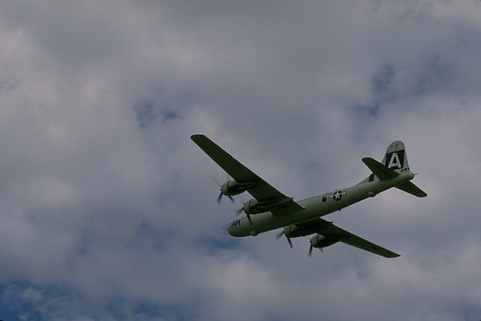
#> input picture images/3096.png, 481 x 321 px, found by its file name
$ jupyter execute --allow-errors main_2.ipynb
#> lines starting #> are read from the running program, lines starting #| are printed output that depends on the picture
### algorithms/base.py
"""
Базовый класс для алгоритмов деконволюции.
"""

import abc
import numpy as np
from typing import Any, Dict, List, Tuple
import json


class DeconvolutionAlgorithm(abc.ABC):
    """
    Абстрактный базовый класс для алгоритмов деконволюции.

    Attributes
    ----------
    name : str
        Название алгоритма.
    timer : float
        Время выполнения последнего вызова process() в секундах.
    """

    name = 'default'
    param = None

    # [90 lines left out: functions __init__, change_param, process, get_param, get_name, get_timer and 1 more, not called in this run]

### algorithms/jtaoz_GKPILE_Deconvolution/__init__.py
from __future__ import annotations

import math
from pathlib import Path
from time import time
from typing import Any, Dict, Optional, Tuple

import numpy as np

from ..base import DeconvolutionAlgorithm

SOURCE_ROOT = Path(__file__).resolve().parent / "source"
try:  # optional heavy dependencies
    import torch
    import torch.nn.functional as F
except ImportError:  # pragma: no cover
    torch = None  # type: ignore[assignment]
    F = None  # type: ignore[assignment]

_utils_module = None
_networks_module = None
_ssim_module = None


# [20 lines left out: function _lazy_import_utils, not called in this run]


class JtaozGKPILEDeconvolution(DeconvolutionAlgorithm):
    """Generative kernel prior blind deconvolution (GKPILE)."""

    def __init__(
        self,
        kernel_size: int = 21,
        models_dir: Optional[str | Path] = None,
        num_iterations: int = 1000,
        reg_noise_std: float = 1e-3,
        learning_rate: float = 0.01,
        weight_lr: float = 5e-4,
        milestone1: int = 2000,
        milestone2: int = 3000,
        milestone3: int = 4000,
        mse_switch: int = 500,
        device: Optional[str] = None,
    ) -> None:
        super().__init__('GKPILE')
        self.kernel_size = int(kernel_size)
        self.models_dir = Path(models_dir) if models_dir else SOURCE_ROOT / 'models'
        self.num_iterations = int(num_iterations)
        self.reg_noise_std = float(reg_noise_std)
        self.learning_rate = float(learning_rate)
        self.weight_lr = float(weight_lr)
        self.milestone1 = int(milestone1)
        self.milestone2 = int(milestone2)
        self.milestone3 = int(milestone3)
        self.mse_switch = int(mse_switch)
        self.device_override = device

    # [174 lines left out: functions change_param, process, get_param, not called in this run]

__all__ = ["JtaozGKPILEDeconvolution"]

### main_2.ipynb
#> (a cell that did not finish here is left out)

#> (a cell that did not finish here is left out)

#> (a cell that did not finish here is left out)

#> (a cell that did not finish here is left out)

#> (a cell that did not finish here is left out)

#> (a cell that did not finish here is left out)

[cell 7]
from algorithms.jtaoz_GKPILE_Deconvolution import JtaozGKPILEDeconvolution
alg_JtaozGKPILEDeconvolution = JtaozGKPILEDeconvolution(kernel_size=31)

#> (a cell that did not finish here is left out)

[cell 9]
# tmp.clear_output_directory() # УДАЛЯЕТ ВООБЩЕ ВСЕ из директорий с отфильрованными и восстановленными картинками + reset()

[cell 10]
import argparse
import numpy as np
# import seaborn as sns
import matplotlib.pyplot as plt
from scipy.signal import lfilter, butter, sosfiltfilt
from PIL import Image
import cv2

# [14 lines left out: function parse_arguments, not called in this run]

def plot_noise_analysis(noise, file_name):
    """Save analysis plots of the generated noise."""
    print("Plotting noise analysis...")
    # sns.set(style="whitegrid")

    fig, axes = plt.subplots(2, 2, figsize=(12, 10))

    # Plot the noise image
    if len(noise.shape) == 3:
        # Color image - convert to grayscale for some plots
        noise_display = np.mean(noise, axis=2)
        im = axes[0, 0].imshow(noise, cmap='viridis')
    else:
        noise_display = noise
        im = axes[0, 0].imshow(noise, cmap='gray')

    axes[0, 0].set_title('Brownian Noise Image')
    axes[0, 0].axis('off')
    plt.colorbar(im, ax=axes[0, 0])

    # Plot histogram
    axes[0, 1].hist(noise_display.flatten(), bins=50, density=True, alpha=0.7, color='blue')
    axes[0, 1].set_title('Noise Distribution')
    axes[0, 1].set_xlabel('Intensity')
    axes[0, 1].set_ylabel('Density')

    # Plot power spectrum
    if len(noise_display.shape) == 2:
        fft = np.fft.fft2(noise_display)
        fft_shift = np.fft.fftshift(fft)
        magnitude_spectrum = np.log(np.abs(fft_shift) + 1e-12)

        im2 = axes[1, 0].imshow(magnitude_spectrum, cmap='hot')
        axes[1, 0].set_title('Power Spectrum (log scale)')
        axes[1, 0].axis('off')
        plt.colorbar(im2, ax=axes[1, 0])

    # Plot horizontal line profile
    center_line = noise_display[noise_display.shape[0] // 2, :]
    axes[1, 1].plot(center_line, 'b-', linewidth=1)
    axes[1, 1].set_title('Center Horizontal Profile')
    axes[1, 1].set_xlabel('X position')
    axes[1, 1].set_ylabel('Intensity')

    plt.tight_layout()
    plt.savefig(file_name, dpi=300, bbox_inches='tight')
    plt.close()
    print(f"Analysis plot saved as {file_name}")

def spatial_high_pass_filter(image, cutoff_freq):
    """Apply high pass filter in spatial domain."""
    print("Applying spatial high pass filter...")

    if len(image.shape) == 3:
        # Color image - filter each channel separately
        filtered = np.zeros_like(image)
        for i in range(image.shape[2]):
            filtered[:, :, i] = spatial_high_pass_filter_2d(image[:, :, i], cutoff_freq)
        return filtered
    else:
        return spatial_high_pass_filter_2d(image, cutoff_freq)

def spatial_high_pass_filter_2d(image, cutoff_freq):
    """Apply high pass filter to 2D image."""
    # Create butterworth high-pass filter in frequency domain
    rows, cols = image.shape
    crow, ccol = rows // 2, cols // 2

    # Create distance matrix from center
    u = np.arange(rows) - crow
    v = np.arange(cols) - ccol
    U, V = np.meshgrid(v, u)
    D = np.sqrt(U**2 + V**2)

    # Create high-pass butterworth filter
    order = 2
    H = 1 / (1 + (cutoff_freq / (D + 1e-12))** (2 * order))
    H = 1 - H  # Convert to high-pass

    # Apply filter in frequency domain
    f = np.fft.fft2(image)
    fshift = np.fft.fftshift(f)
    fshift_filtered = fshift * H
    f_filtered = np.fft.ifftshift(fshift_filtered)
    image_filtered = np.real(np.fft.ifft2(f_filtered))

    return image_filtered

def find_alpha_spatial(f3dB, max_freq=0.5):
    """
    Calculate the alpha value for spatial brownian noise.

    Adapted for 2D spatial frequencies.
    """
    print(f"Calculating alpha for spatial cutoff frequency {f3dB}...")
    normalized_f3dB = f3dB / max_freq
    return (
        np.sqrt(
            np.power(np.cos(2 * np.pi * normalized_f3dB), 2)
            - 4 * np.cos(2 * np.pi * normalized_f3dB)
            + 3
        )
        + np.cos(2 * np.pi * normalized_f3dB)
        - 1
    )

# [24 lines left out: function generate_2d_brownian_noise, not called in this run]

def generate_color_brownian_noise(width, height, alpha):
    """Generate color brownian noise (3 channels)."""
#> called with width = 512, height = 512, alpha = 0.673
    print("Generating color Brownian noise...")
    color_noise = np.zeros((height, width, 3))

    for channel in range(3):
        # Add some correlation between channels for more natural color noise
        base_noise = np.random.normal(0, 1, (height, width))
        if channel > 0:
            # Correlate channels with previous ones
            correlation = 0.7
            base_noise = correlation * color_noise[:, :, channel-1] + \
                        np.sqrt(1 - correlation**2) * base_noise

        # Apply 2D brownian filter
        channel_noise = generate_2d_brownian_noise_from_base(base_noise, alpha)
        color_noise[:, :, channel] = channel_noise

    return color_noise

def generate_2d_brownian_noise_from_base(base_noise, alpha):
    """Generate 2D brownian noise from given base noise."""
    height, width = base_noise.shape
    b = [alpha]
    a = [1, -(1 - alpha)]

    brownian_2d = np.zeros_like(base_noise)

    # Filter each row
    for i in range(height):
        brownian_2d[i, :] = lfilter(b, a, base_noise[i, :])

    # Filter each column of the result
    for j in range(width):
        brownian_2d[:, j] = lfilter(b, a, brownian_2d[:, j])

    return brownian_2d

def normalize_noise(noise, sigma=1.0):
    """Normalize noise to desired standard deviation."""
    print("Normalizing noise...")
    if len(noise.shape) == 3:
        # Color image - normalize each channel separately but maintain relationships
        current_std = np.std(noise)
        normalized = (noise / current_std) * sigma
    else:
        current_std = np.std(noise)
        normalized = (noise / current_std) * sigma

    return normalized

def save_noise_image(noise, file_name):
    """Save noise as image file."""
#> called with file_name = 'brownian_noise.png'
    print(f"Saving noise image as {file_name}...")

    if len(noise.shape) == 3:
        # Color image - convert to 8-bit
        noise_8bit = np.clip(noise * 127.5 + 127.5, 0, 255).astype(np.uint8)
        image = Image.fromarray(noise_8bit, 'RGB')
#> image: PIL image 512x512 RGB; every value is 255
    else:
        # Grayscale image
        noise_8bit = np.clip(noise * 127.5 + 127.5, 0, 255).astype(np.uint8)
        image = Image.fromarray(noise_8bit, 'L')

    image.save(file_name)
    print(f"Image saved as {file_name}")

def main():
    f3dB = 0.1
    color=True
    width=512
    height=512
    do_highpass=True
    highpass=0.01
    sigma=1.0
    file_name="brownian_noise.png"
    plot=True
    plot_file_name="noise_analysis.png"

    # Calculate alpha for spatial frequencies
    alpha = find_alpha_spatial(f3dB)
    print(f"Calculated alpha: {alpha}")

    # Generate brownian noise
    if color:
        brownian_noise = generate_color_brownian_noise(width, height, alpha)
    else:
        brownian_noise = generate_2d_brownian_noise(width, height, alpha)

    # Apply high-pass filter if requested
    if do_highpass:
        brownian_noise = spatial_high_pass_filter(brownian_noise, highpass)

    # Normalize noise
    brownian_noise = normalize_noise(brownian_noise, sigma)

    print(f"Noise statistics: mean={np.mean(brownian_noise):.3f}, std={np.std(brownian_noise):.3f}")

    # Save the noise image
    save_noise_image(brownian_noise, file_name)

    # Generate analysis plots if requested
    if plot:
        plot_noise_analysis(brownian_noise, plot_file_name)
#> in plot_noise_analysis, `plt.savefig(file_name, dpi=300, bbox_inches='tight')`:
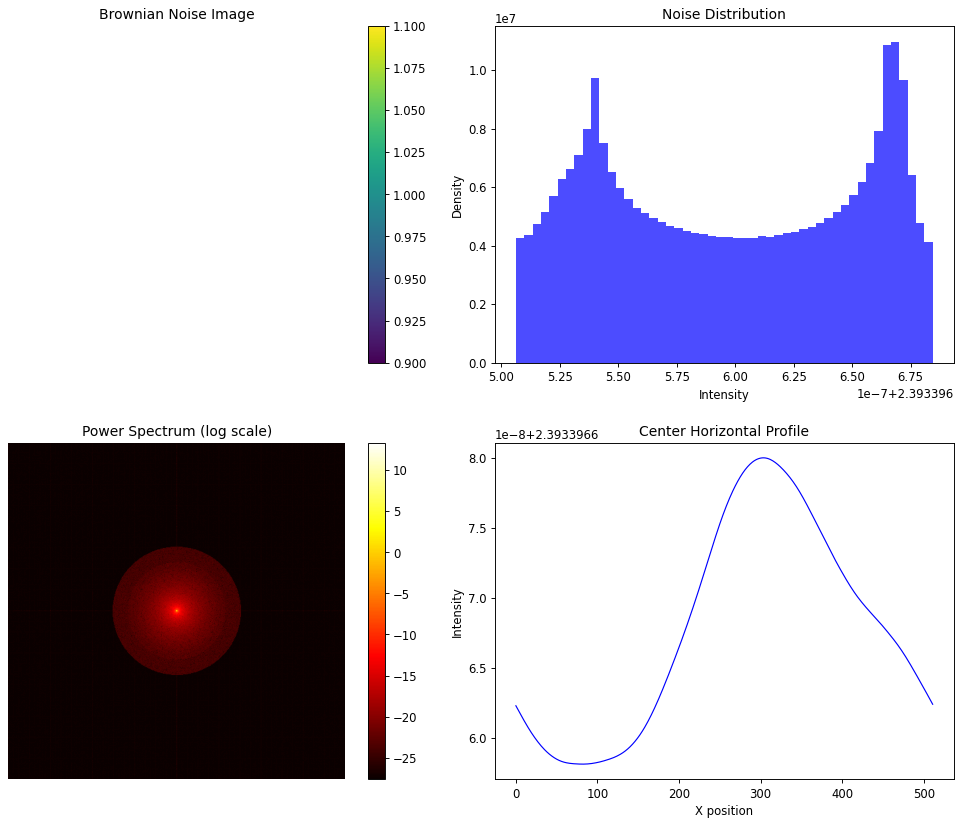
#> figure drawn by matplotlib, 6 panels; panel 2: tallest bar 10962078.2 high, from x = 2.39 to 2.39; panel 4: curve peaks at x = 303, y = 2.39

main()

[cell 11]
import numpy as np
from PIL import Image

def add_brownian_noise_to_image(input_image_path, output_image_path,
                               noise_strength=0.3, alpha=0.1,
                               do_highpass=True, highpass_cutoff=0.01):
    """
    Накладывает коричневый шум на существующее изображение.

    Parameters:
    -----------
    input_image_path : str
        Путь к исходному изображению
    output_image_path : str
        Путь для сохранения результата
    noise_strength : float
        Сила наложения шума (0.0 - 1.0)
    alpha : float
        Параметр альфа для коричневого шума
    """
#> called with input_image_path = 'images\\3096.png', output_image_path = 'blured\\brown_noise_3096.png', noise_strength = 0.1, alpha = 0.1, do_highpass = True, highpass_cutoff = 0.01

    # Загружаем исходное изображение
    original_image = Image.open(input_image_path).convert('L')
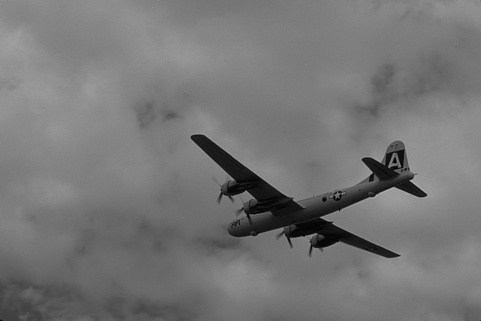
#> original_image: PIL image 481x321 L; min 1, max 177, mean 118.3
    # original_image = cv.imread(input_image_path,cv.IMREAD_GRAYSCALE)

    img_array = np.array(original_image, dtype=np.float32) / 255.0
    # img_array = np.array(original_image, dtype=np.float32)


    # Генерируем коричневый шум того же размера
    height, width = img_array.shape[0], img_array.shape[1]

    if len(img_array.shape) == 3:
        # Цветное изображение
        brownian_noise = generate_color_brownian_noise(width, height, alpha)
    else:
        # Черно-белое изображение
        brownian_noise = generate_2d_brownian_noise(width, height, alpha)

    # Применяем high-pass фильтр если нужно
    if do_highpass:
        brownian_noise = spatial_high_pass_filter(brownian_noise, highpass_cutoff)

    # Нормализуем шум
    brownian_noise = normalize_noise(brownian_noise, sigma=1.0)

    # Накладываем шум на изображение
    if len(img_array.shape) == 3:
        # Для цветного изображения - накладываем на каждый канал
        noisy_image = img_array + noise_strength * brownian_noise
    else:
        # Для черно-белого
        noisy_image = img_array + noise_strength * brownian_noise

    # Обрезаем значения до [0, 1] и конвертируем обратно в uint8
    noisy_image = np.clip(noisy_image, 0, 1)
    noisy_image_uint8 = (noisy_image * 255).astype(np.uint8)

    # Сохраняем результат
    result_image = Image.fromarray(noisy_image_uint8)
    result_image.save(output_image_path)
    print(f"Изображение с шумом сохранено как: {output_image_path}")

# Нужно добавить эти функции из предыдущего кода:
# [47 lines left out: functions generate_2d_brownian_noise, generate_color_brownian_noise, generate_2d_brownian_noise_from_base, not called in this run]

def spatial_high_pass_filter(image, cutoff_freq):
    """Фильтр высоких частот"""
    if len(image.shape) == 3:
        filtered = np.zeros_like(image)
        for i in range(image.shape[2]):
            filtered[:, :, i] = spatial_high_pass_filter_2d(image[:, :, i], cutoff_freq)
        return filtered
    else:
        return spatial_high_pass_filter_2d(image, cutoff_freq)

# [32 lines left out: functions spatial_high_pass_filter_2d, normalize_noise, not called in this run]

[cell 12]
import numpy as np
from PIL import Image
from scipy.signal import lfilter

# [4 lines left out: function convert_to_grayscale, not called in this run]

def generate_2d_brownian_noise(width, height, alpha):
    """Генерация 2D коричневого шума для черно-белых изображений."""
#> called with width = 481, height = 321, alpha = 0.1
    white_noise = np.random.normal(0, 1, (height, width))
    b = [alpha]
    a = [1, -(1 - alpha)]

    brownian_2d = np.zeros_like(white_noise)

    # Фильтруем по строкам
    for i in range(height):
        brownian_2d[i, :] = lfilter(b, a, white_noise[i, :])
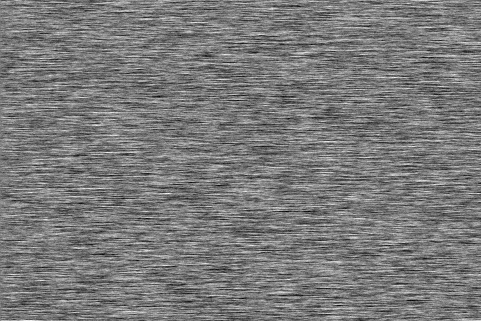
#> brownian_2d: shape (321, 481) float64; min -0.933, max 1.01, mean 0.000446; drawn with min black and max white

    # Фильтруем по столбцам
    for j in range(width):
        brownian_2d[:, j] = lfilter(b, a, brownian_2d[:, j])
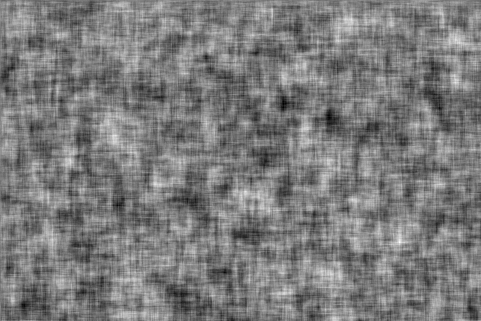
#> brownian_2d: shape (321, 481) float64; min -0.231, max 0.248, mean 0.000765; drawn with min black and max white

    return brownian_2d

def spatial_high_pass_filter_2d(image, cutoff_freq):
    """2D фильтр высоких частот для черно-белых изображений."""
#> called with cutoff_freq = 0.01
    rows, cols = image.shape
    crow, ccol = rows // 2, cols // 2

    # Создаем частотную сетку
    u = np.arange(rows) - crow
    v = np.arange(cols) - ccol
    U, V = np.meshgrid(v, u)
    D = np.sqrt(U**2 + V**2)

    # Создаем butterworth high-pass фильтр
    order = 2
    H = 1 / (1 + (cutoff_freq / (D + 1e-12)) ** (2 * order))
    H = 1 - H  # Преобразуем в high-pass

    # Применяем фильтр в частотной области
    f = np.fft.fft2(image)
    fshift = np.fft.fftshift(f)
    fshift_filtered = fshift * H
    f_filtered = np.fft.ifftshift(fshift_filtered)
    image_filtered = np.real(np.fft.ifft2(f_filtered))

    return image_filtered

def normalize_noise(noise, sigma=1.0):
    """Нормализация шума."""
#> called with sigma = 1
    current_std = np.std(noise)
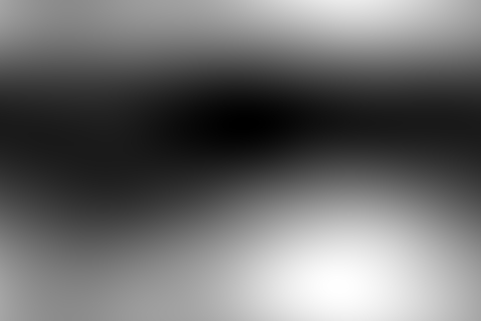
#> noise: shape (321, 481) float64; min 0.000765, max 0.000765, mean 0.000765; drawn with min black and max white
    normalized = (noise / current_std) * sigma
    return normalized

# [84 lines left out: functions add_brownian_noise_to_grayscale, multiply_brownian_noise_grayscale, not called in this run]

[cell 13]
add_brownian_noise_to_image('images\\3096.png', "blured\\brown_noise_3096.png", noise_strength=0.1, alpha=0.1, do_highpass=True, highpass_cutoff=0.01)
#> (the rest of the program and of its run is left out)
